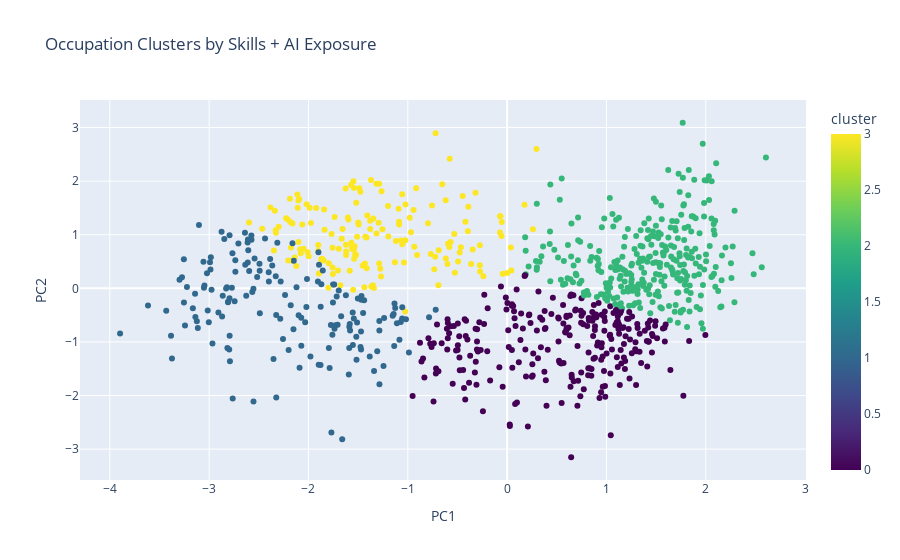

Notebook cell for this chart:
### Markdown cell above
# > Unsupervised Clustering

### Code cell
from sklearn.cluster import KMeans
from sklearn.decomposition import PCA
from sklearn.preprocessing import StandardScaler
import plotly.express as px
import pandas as pd

# Cluster occupations by skill+AI profiles
scaler = StandardScaler()
X_scaled = scaler.fit_transform(X)

# K-means clustering
kmeans = KMeans(n_clusters=4, random_state=42)
df_flag['cluster'] = kmeans.fit_predict(X_scaled)

# PCA for visualization
pca = PCA(n_components=2)
X_pca = pca.fit_transform(X_scaled)

# Create DataFrame for plotly
plot_data = pd.DataFrame({
    'PC1': X_pca[:, 0],
    'PC2': X_pca[:, 1],
    'cluster': df_flag['cluster'],
    'title': df_flag['title'],
    'automation': df_flag['automation'],
    'soft_score': df_flag['soft_score'],
    'tech_score': df_flag['tech_score']
})

# Visualize clusters
fig = px.scatter(plot_data, 
                 x='PC1', y='PC2', 
                 color='cluster',
                 hover_data=['title', 'automation', 'soft_score', 'tech_score'],
                 title="Occupation Clusters by Skills + AI Exposure",
                 color_continuous_scale='viridis')
fig.show()

# HR manager cluster analysis
hr_cluster_stats = df_flag[df_flag['title'].isin(hr_managers)].groupby('cluster').agg({
    'automation': 'mean',
    'soft_score': 'mean', 
    'tech_score': 'mean',
    'title': 'count'
}).round(3).rename(columns={'title': 'HR_count'})
print("HR Managers by Cluster:")
print(hr_cluster_stats)

### Figure 1 — Plotly figure (JSON) as saved in the notebook; plotly's stock layout.template omitted (floating-point values rounded to 4 significant figures; data arrays with more than 128 entries replaced by an {"elided": "..."} marker saying what was removed)
{"data": [{"customdata": {"elided": "894x4 mixed values"}, "hovertemplate": "PC1=%{x}<br>PC2=%{y}<br>title=%{customdata[0]}<br>automation=%{customdata[1]}<br>soft_score=%{customdata[2]}<br>tech_score=%{customdata[3]}<br>cluster=%{marker.color}<extra></extra>", "legendgroup": "", "marker": {"color": {"elided": "894 int values"}, "coloraxis": "coloraxis", "symbol": "circle"}, "mode": "markers", "name": "", "orientation": "v", "showlegend": false, "type": "scatter", "x": {"elided": "894 float values"}, "xaxis": "x", "y": {"elided": "894 float values"}, "yaxis": "y"}], "layout": {"coloraxis": {"colorbar": {"title": {"text": "cluster"}}, "colorscale": [[0, "#440154"], [0.1111, "#482878"], [0.2222, "#3e4989"], [0.3333, "#31688e"], [0.4444, "#26828e"], [0.5556, "#1f9e89"], [0.6667, "#35b779"], [0.7778, "#6ece58"], [0.8889, "#b5de2b"], [1, "#fde725"]]}, "legend": {"tracegroupgap": 0}, "title": {"text": "Occupation Clusters by Skills + AI Exposure"}, "xaxis": {"anchor": "y", "domain": [0, 1], "title": {"text": "PC1"}}, "yaxis": {"anchor": "x", "domain": [0, 1], "title": {"text": "PC2"}}}}
